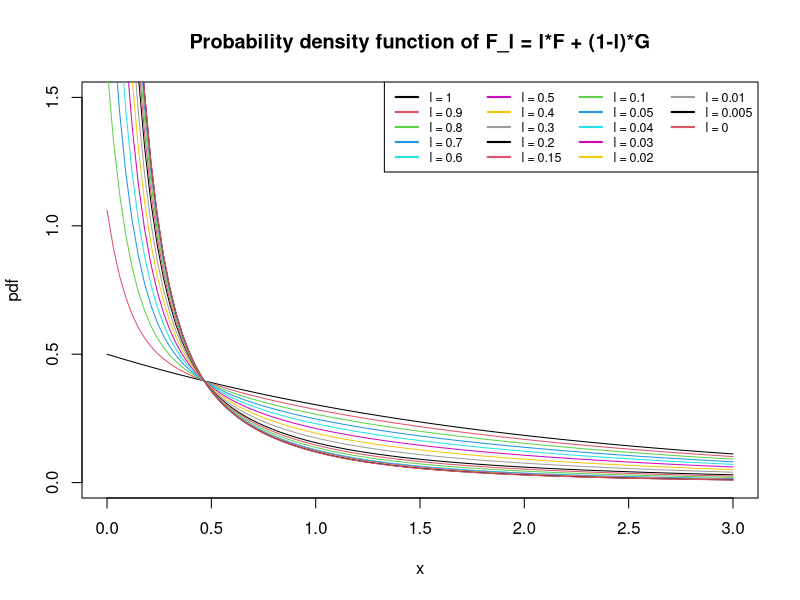
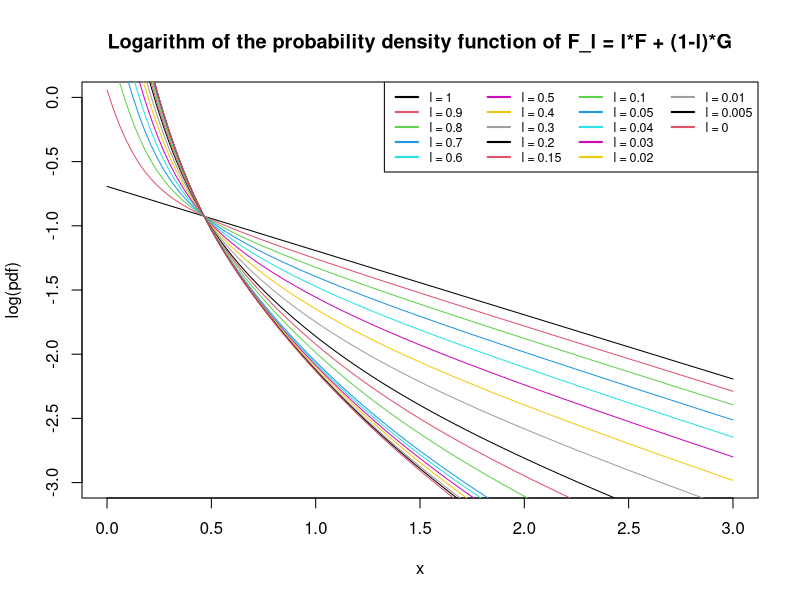

Here is the R script that generated these plots, in order: (Note: this script raises an error after producing the figures.)
## ---- chunk 1
G <- data.frame(
  lambda <- c(0.2,0.3,0.5),
  theta<- c(1,3,10)
)

F <- data.frame(
  lambda <- c(1),
  theta <- c(0.5)
)
## ---- chunk 2
convex_combine <- function(F,G, lambda_conv_comb){
  # define new distribution by the convex combination of F and G
  F_lambda <- data.frame(
    lambda <- c(lambda_conv_comb*F$lambda, (1-lambda_conv_comb)*G$lambda),
    theta <- c(F$theta, G$theta)
  )
  colnames(F_lambda) <- c("lambda", "theta")
  
  return(F_lambda)
}
## ---- chunk 3
get_sample <- function(G, n){
  
  l <- length(G$lambda)
  
  # initialise the result vector
  result <- c()
  
  # Similar to Remark 3.1, sampling from a convex combination of 
  # exponential distributions is like choosing which exponential distribution 
  # to choose from via a multinomial distribution
  pick <- rmultinom(1, size = n, prob= G$lambda)
  
  for (i in 1:l){
    # sample as many realisations from the corresponding distribution
    # and append to the result vector
    result <- c(result, rexp(pick[i], rate = G$theta[i]))
  }
  return (result)
}
## ---- chunk 4
CRPS <- function(G,y){
  result <- y
  for (i in 1:length(G$lambda)){
    result <- result + 2*G$lambda[i]/G$theta[i]*(exp(-G$theta[i]*y)-1)
    
    # the double sum term
    for (j in 1:length(G$lambda)){
      result <- result + G$lambda[i]*G$lambda[j]/(G$theta[i]+G$theta[j])
    }
  }
  return(result)
}
## ---- chunk 5
# Estimate CRPS_bar(F,G) using n i.i.d realisations
CRPS_bar_hat <- function(F,G, n=1000000){
  sample <- get_sample(G, n)
  score <- mean(CRPS(F, sample))
  return(score)
}
## ---- chunk 6
# From a list of distributions, get a vector of their estimated CRPS_bar
CRPS_bar_hat_vec <- function(list_distr, G_true, n=1000000){
  #initialise the result vector
  result <- c()
  
  for (i in list_distr){
    result <- c(result, CRPS_bar_hat(i, G_true, n))
  }
  
  return(result)
}
## ---- chunk 7
# Higher order function taking a distribution as input and
# returning the pdf of this distribution
pdf <- function(G){
  G_pdf <- function(x){
    result <- 0
    for (i in 1:length(G$lambda)){
      result <- result + G$lambda[i]*G$theta[i]*exp(-G$theta[i]*x)
    }
    return(result)
  }
  return(G_pdf)
}
## ---- chunk 8
# Higher order function taking a distribution as input and
# returning the logarithm of the pdf of this distribution
log_pdf <- function(G){
  G_log_pdf <- function(x){
    result <- 0
    for (i in 1:length(G$lambda)){
      result <- result + G$lambda[i]*G$theta[i]*exp(-G$theta[i]*x)
    }
    return(log(result))
  }
  return(G_log_pdf)
}
## ---- chunk 9
# Plots the pdfs of a list of distributions in one plot
plot_distr <-  function(list_of_distributions){
  
  # get first distribution back as data frame
  distr_1 <- as.data.frame(list_of_distributions[[1]])
  colnames(distr_1) <- c("lambda", "theta")
  # take its pdf
  pdf_distr_1 <- pdf(distr_1)
  # plot the first distribution
  curve(pdf_distr_1, xlim=c(0,3), ylim = c(0,1.5), ylab = "pdf", col=1)
  
  # plot the remaining pdfs in case there are any
  if (length(list_of_distributions) > 1){
    for (i in 2:length(list_of_distributions)){
      # get i-th distribution back as data frame
      distr_i <- as.data.frame(list_of_distributions[i])
      colnames(distr_i) <- c("lambda", "theta")
      # take its pdf
      pdf_distr_i <- pdf(distr_i)
      # plot the i-th distribution
      curve(pdf_distr_i, add = TRUE, col = i)
    }
  }
  
  # add title if needed
  # title("Probability density function of the considered distributions")
  
  # prepare legend
  lege <- names(list_of_distributions)
  if (length(lege) == 0){
    lege <- 1:length(list_of_distributions)
  }
  # add legend
  legend("topright", legend=lege, col=1:length(list_of_distributions), lty=1, lwd =2,
         ncol = ceiling(length(list_of_distributions)/5) , cex = 0.75)
}
## ---- chunk 10
# Plots the logarithm of the pdfs of a list of distributions in one plot
plot_log_distr <-  function(list_of_distributions){
  
  # get first distribution back as data frame
  distr_1 <- as.data.frame(list_of_distributions[[1]])
  colnames(distr_1) <- c("lambda", "theta")
  # take its log(pdf)
  log_pdf_distr_1 <- log_pdf(distr_1)
  # plot the first distribution
  curve(log_pdf_distr_1, xlim=c(0,3), ylim = c(-3,0), ylab = "log(pdf)", col=1)
  
  # plot the remaining log(pdf)s in case there are any
  if (length(list_of_distributions) > 1){
    for (i in 2:length(list_of_distributions)){
      # get i-th distribution back as data frame
      distr_i <- as.data.frame(list_of_distributions[i])
      colnames(distr_i) <- c("lambda", "theta")
      # take its log(pdf)
      log_pdf_distr_i <- log_pdf(distr_i)
      # plot the i-th distribution
      curve(log_pdf_distr_i, add = TRUE, col = i)
    }
  }
  
  # add title if needed
  # title("Logarithm of the pdf of the considered distributions")
  
  # prepare legend
  lege <- names(list_of_distributions)
  if (length(lege) == 0){
    lege <- 1:length(list_of_distributions)
  }
  # add legend
    legend("topright", legend=lege, col=1:length(list_of_distributions), lty=1, lwd =2, 
            ncol = ceiling(length(list_of_distributions)/5), cex = 0.75)
}
## ---- chunk 11
F_0.9   <- convex_combine(F, G, 0.9)
F_0.8   <- convex_combine(F, G, 0.8)
F_0.7   <- convex_combine(F, G, 0.7)
F_0.6   <- convex_combine(F, G, 0.6)
F_0.5   <- convex_combine(F, G, 0.5)
F_0.4   <- convex_combine(F, G, 0.4)
F_0.3   <- convex_combine(F, G, 0.3)
F_0.2   <- convex_combine(F, G, 0.2)
F_0.15  <- convex_combine(F, G, 0.15)
F_0.1   <- convex_combine(F, G, 0.1)
F_0.05  <- convex_combine(F, G, 0.05)
F_0.04  <- convex_combine(F, G, 0.04)
F_0.03  <- convex_combine(F, G, 0.03)
F_0.02  <- convex_combine(F, G, 0.02)
F_0.01  <- convex_combine(F, G, 0.01)
F_0.005 <- convex_combine(F, G, 0.005)
## ---- chunk 12
distributions <- list(
  "l = 1"     = F,
  "l = 0.9"   = F_0.9,
  "l = 0.8"   = F_0.8,
  "l = 0.7"   = F_0.7,
  "l = 0.6"   = F_0.6,
  "l = 0.5"   = F_0.5,
  "l = 0.4"   = F_0.4,
  "l = 0.3"   = F_0.3,
  "l = 0.2"   = F_0.2,
  "l = 0.15"  = F_0.15,
  "l = 0.1"   = F_0.1,
  "l = 0.05"  = F_0.05,
  "l = 0.04"  = F_0.04,
  "l = 0.03"  = F_0.03,
  "l = 0.02"  = F_0.02,
  "l = 0.01"  = F_0.01,
  "l = 0.005" = F_0.005,
  "l = 0"     = G
)

# Define a vector of the lambdas used for plotting
lambda_vector <- c(1,0.9,0.8,0.7,0.6,0.5,0.4,0.3,0.2,0.15,
                   0.1,0.05,0.04,0.03,0.02,0.01,0.005,0)
## ---- chunk 13
plot_distr(distributions)
title("Probability density function of F_l = l*F + (1-l)*G")
plot_log_distr(distributions)
title("Logarithm of the probability density function of F_l = l*F + (1-l)*G")
## ---- chunk 14
# number of observations we want to compare the distributions to
n_obs <- 100000000

CRPS_bar_hat_vector <- CRPS_bar_hat_vec(distributions, G, n_obs)
## ---- chunk 15
plot(lambda_vector, CRPS_bar_hat_vector, 
     ylab = "Estimated CRPS_bar(F_l, G)", xlab=("l"), pch = 4)
title("Estimated CRPS_bar of l*F + (1-l)*G")

plot(lambda_vector, CRPS_bar_hat_vector, 
     ylab = "Estimated CRPS_bar(F_l, G)", xlab=("l"), 
     xlim=c(0,0.2), ylim = c(0.22,0.26),pch = 4)
# add a line to better differentiate
abline(h = CRPS_bar_hat_vector[length(CRPS_bar_hat_vector)])
title("Estimated CRPS_bar of l*F + (1-l)*G")

plot(lambda_vector, CRPS_bar_hat_vector, 
     ylab = "Estimated CRPS_bar(F_l, G)", xlab=("l"), 
     xlim=c(0,0.05), ylim = c(0.23,0.235),pch = 4)
# add a line to better differentiate
abline(h = CRPS_bar_hat_vector[length(CRPS_bar_hat_vector)])
title("Estimated CRPS_bar of l*F + (1-l)*G")
